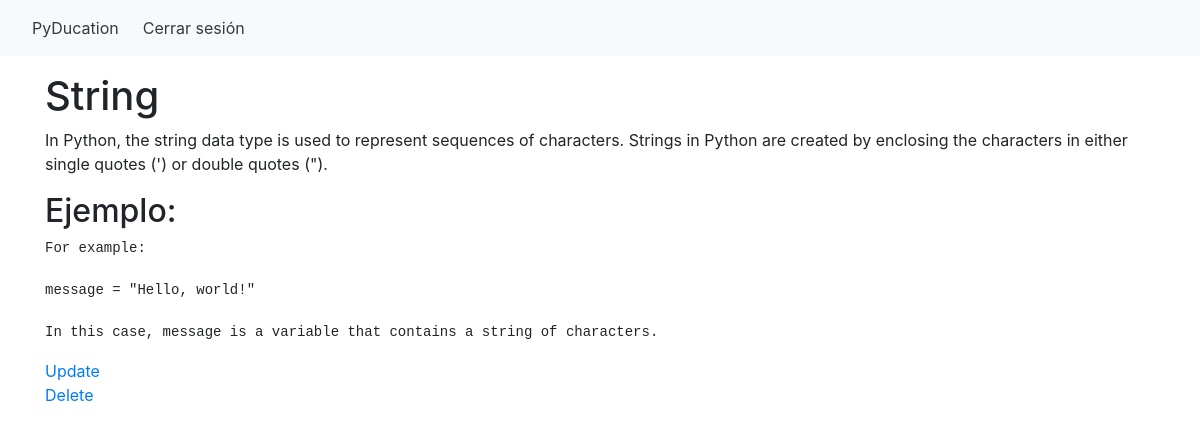
The app's page /data_types/19/ (signed in) with its own data.
### blog/models.py (models this page shows)
class DataType(models.Model):
    name = models.CharField(max_length=100)
    description = models.TextField()
    example = models.TextField()

### blog/views.py (the view)
# urls.py: path('data_types/<int:pk>/', DataTypeDetailView.as_view(), name='data_type_detail'),
class DataTypeDetailView(LoginRequiredMixin, DetailView):
    template_name = 'data_types/data_type_detail.html'
    model = DataType
    context_object_name = 'data_type'

### PyDucation/templates/data_types/data_type_detail.html
{% extends 'PyDucation/base.html' %}
{% block content %}
  <div class="container">
    <h1>{{ data_type.name }}</h1>
    <p>{{ data_type.description|linebreaksbr }}</p>
    <h2>Ejemplo:</h2>
    <pre>{{ data_type.example|escape }}</pre>
    <a href="{% url 'data_type_update' pk=data_type.pk %}">Update</a>
    <br>
    <a href="{% url 'data_type_delete' pk=data_type.pk %}" onclick="return confirm('¿Está seguro de que desea eliminar este tipo de datos?')">Delete</a>
  </div>
{% endblock %}

### PyDucation/templates/PyDucation/base.html (shortened to what this page needs)
<!DOCTYPE html>
<html lang="en">
<head>
    <link rel="stylesheet" href="https://stackpath.bootstrapcdn.com/bootstrap/4.3.1/css/bootstrap.min.css"
>
    <link rel="stylesheet" href="https://cdnjs.cloudflare.com/ajax/libs/font-awesome/5.15.1/css/all.min.css"
 />
</head>
<body>
    <nav class="navbar navbar-expand-lg navbar-light bg-light">
        {% if user.is_authenticated %}
            <a class="nav-link text-dark" href="{% url 'pyducation' %}">PyDucation</a>
        {% else %}
            <a class="nav-link text-dark" href="{% url 'home' %}">PyDucation</a>
        {% endif %}
        <div class="collapse navbar-collapse" id="navbarNav">
            <ul class="navbar-nav">
                {% if user.is_authenticated %}
                    <li class="nav-item">
                        <a class="nav-link text-dark" href="{% url 'logout' %}">Cerrar sesión</a>
                    </li>
                {% endif %}
            </ul>
        </div>
    </nav>
<div class="container-fluid mt-3">
    {% block content %}{% endblock %}
</div>

### records on screen
DataType: name "String", description "In Python, the string data type is used to represent sequences of characters. Strings in Python are created by enclosing the characters in either single quotes (') or double quotes (\").", example "For example: message = \"Hello, world!\" In this case, message is a variable that contains a string of characters."
